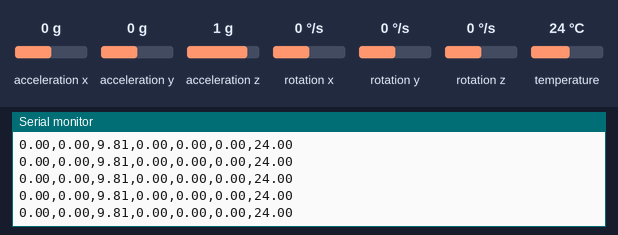
Bench run of a sketch on a simulated Arduino Leonardo, built with avr-gcc and run on an emulated ATmega32U4. On the bench: the last lines printed to the serial monitor. The inputs (shaded band) are chosen by the test bench; at power-on: acceleration x 0 g, acceleration y 0 g, acceleration z 1 g, rotation x 0 °/s, rotation y 0 °/s, rotation z 0 °/s, temperature 24 °C.

Above: at 1.2 s.
1.3 s: acceleration x set to -1.4 g
At 1.39 s:
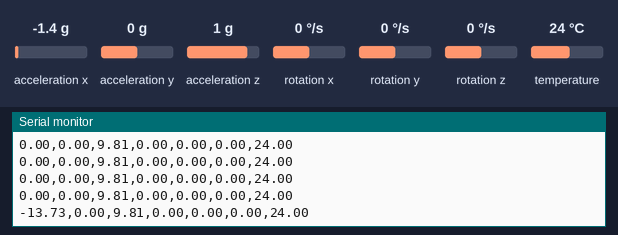
2.8 s: acceleration y set to -1.4 g
At 2.87 s:
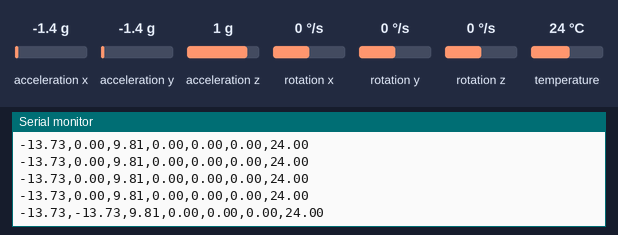
4.3 s: acceleration z set to -1.4 g
At 4.35 s:
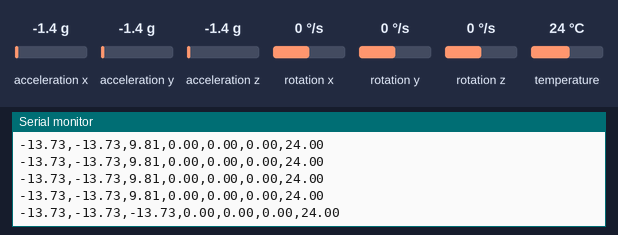
5.8 s: rotation x set to -192 °/s
At 5.83 s:
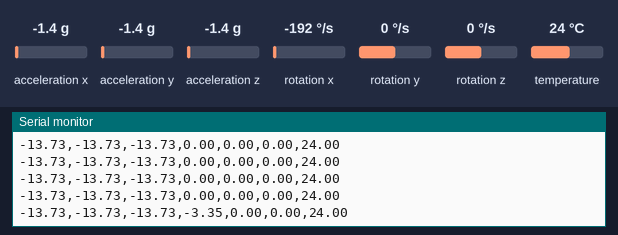
7.3 s: rotation y set to -192 °/s
At 7.31 s:
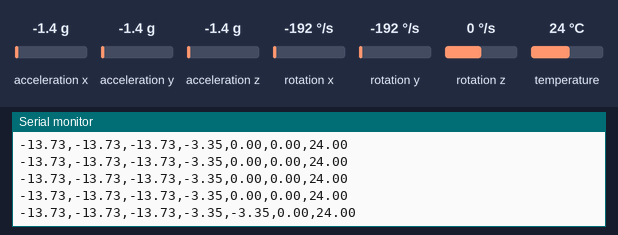

Measured:
- after the input at 1.3 s, the serial monitor: prints a new line after 0.09 s (image 1)
- after the input at 2.8 s, the serial monitor: prints a new line after 0.06 s (image 2)
- after the input at 4.3 s, the serial monitor: prints a new line at once (image 3)
- after the input at 5.8 s, the serial monitor: prints a new line at once (image 4)
- after the input at 7.3 s, the serial monitor: prints a new line at once (image 5)

The sketch:

detect_velocity.ino
```cpp
// Basic demo for accelerometer readings from Adafruit MPU6050

// ESP32 Guide: https://RandomNerdTutorials.com/esp32-mpu-6050-accelerometer-gyroscope-arduino/
// ESP8266 Guide: https://RandomNerdTutorials.com/esp8266-nodemcu-mpu-6050-accelerometer-gyroscope-arduino/
// Arduino Guide: https://RandomNerdTutorials.com/arduino-mpu-6050-accelerometer-gyroscope/

#include <Adafruit_MPU6050.h>
#include <Adafruit_Sensor.h>
#include <Wire.h>

Adafruit_MPU6050 mpu;

void setup(void) {
  Serial.begin(115200);
  while (!Serial)
    delay(10); // will pause Zero, Leonardo, etc until serial console opens

  Serial.println("Adafruit MPU6050 test!");

  // Try to initialize!
  if (!mpu.begin()) {
    Serial.println("Failed to find MPU6050 chip");
    while (1) {
      delay(10);
    }
  }
  Serial.println("MPU6050 Found!");
}

void loop() {
  /* Get new sensor events with the readings */
  sensors_event_t a, g, temp;
  mpu.getEvent(&a, &g, &temp);

  Serial.print(a.acceleration.x);
  Serial.print(",");
  Serial.print(a.acceleration.y);
  Serial.print(",");
  Serial.print(a.acceleration.z);
  Serial.print(",");
  Serial.print(g.gyro.x);
  Serial.print(",");
  Serial.print(g.gyro.y);
  Serial.print(",");
  Serial.print(g.gyro.z);
  Serial.print(",");
  Serial.println(temp.temperature);


  Serial.println("");
  delay(100);
}
```
